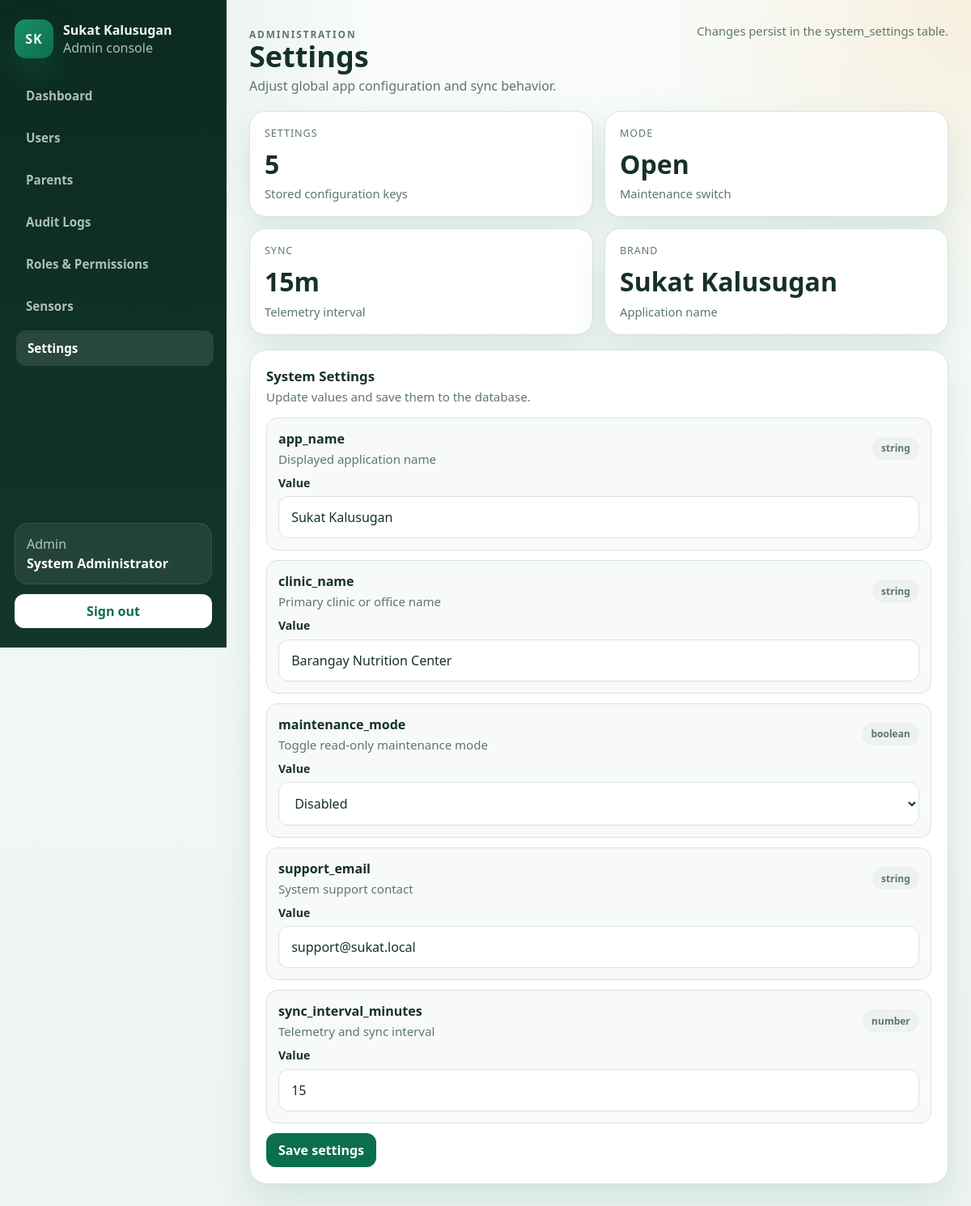
Screenshot of /admin/settings.php (signed in) with the database file from the repository.
### tables this page shows
CREATE TABLE IF NOT EXISTS system_settings (
    id              INT UNSIGNED AUTO_INCREMENT PRIMARY KEY,
    setting_key     VARCHAR(100) NOT NULL UNIQUE,
    setting_value   TEXT NOT NULL,
    value_type      ENUM('string','number','boolean','json') NOT NULL DEFAULT 'string',
    description     VARCHAR(255) NULL,
    updated_at      TIMESTAMP DEFAULT CURRENT_TIMESTAMP ON UPDATE CURRENT_TIMESTAMP
);

### public_html/includes/auth_middleware.php (called while the page is built, shortened)
<?php
function app_base_path(): string
{
    $scriptName = str_replace('\\', '/', (string)($_SERVER['SCRIPT_NAME'] ?? ''));
    $routeMarkers = ['/api/', '/admin/', '/nutritionist/', '/parent/', '/kiosk/', '/auth/'];
    foreach ($routeMarkers as $marker) {
        $position = strpos($scriptName, $marker);
        if ($position !== false) {
            return rtrim(substr($scriptName, 0, $position), '/');
        }
    }
    return rtrim(dirname($scriptName), '/');
}
function app_url(string $path = ''): string
{
    $basePath = app_base_path();
    $normalizedPath = '/' . ltrim($path, '/');
    if ($basePath === '' || $basePath === '/') {
        return $normalizedPath;
    }
    return $basePath . $normalizedPath;
}
function current_user(): ?array
{
    return $_SESSION['auth'];
}

### public_html/admin/settings.php (the view, shortened to what this page needs)
<?php
require_once __DIR__ . '/../includes/admin_helpers.php';
$settings = admin_fetch_all('SELECT setting_key, setting_value, value_type, description FROM system_settings ORDER BY setting_key ASC');
$settingMap = [];
foreach ($settings as $setting) {
    $settingMap[$setting['setting_key']] = $setting;
}
$actions = '<div class="admin-muted-block">Changes persist in the system_settings table.</div>';
admin_layout_start('Settings', 'Adjust global app configuration and sync behavior.', 'settings', $actions);
?>
<section class="admin-grid-cards">
    <article class="admin-card">
        <div class="admin-stat-label">Settings</div>
        <div class="admin-stat-value"><?php echo count($settings); ?></div>
        <div class="admin-stat-note">Stored configuration keys</div>
    </article>
    <article class="admin-card">
        <div class="admin-stat-label">Mode</div>
        <div class="admin-stat-value"><?php echo (($settingMap['maintenance_mode']['setting_value'] ?? '0') === '1') ? 'Locked' : 'Open'; ?></div>
        <div class="admin-stat-note">Maintenance switch</div>
    </article>
    <article class="admin-card">
        <div class="admin-stat-label">Sync</div>
        <div class="admin-stat-value"><?php echo admin_e((string)($settingMap['sync_interval_minutes']['setting_value'] ?? '15')); ?>m</div>
        <div class="admin-stat-note">Telemetry interval</div>
    </article>
    <article class="admin-card">
        <div class="admin-stat-label">Brand</div>
        <div class="admin-stat-value"><?php echo admin_e((string)($settingMap['app_name']['setting_value'] ?? 'App')); ?></div>
        <div class="admin-stat-note">Application name</div>
    </article>
</section>
<section class="admin-section">
    <div class="admin-section-head">
        <div>
            <h2 class="admin-section-title">System Settings</h2>
            <p class="admin-section-subtitle">Update values and save them to the database.</p>
        </div>
    </div>
    <form method="post" class="admin-list">
        <?php foreach ($settings as $setting): ?>
            <?php
            $isBoolean = $setting['value_type'] === 'boolean';
            $isNumber = $setting['value_type'] === 'number';
            ?>
            <div class="admin-check-card">
                <div class="admin-section-head" style="margin-bottom:10px;">
                    <div>
                        <h3 class="admin-section-title" style="font-size:1rem;"><?php echo admin_e($setting['setting_key']); ?></h3>
                        <p class="admin-section-subtitle"><?php echo admin_e($setting['description'] ?? ''); ?></p>
                    </div>
                    <span class="admin-pill is-muted"><?php echo admin_e($setting['value_type']); ?></span>
                </div>
                <label class="admin-field">
                    <span>Value</span>
                    <?php if ($isBoolean): ?>
                        <select name="setting[<?php echo admin_e($setting['setting_key']); ?>]">
                            <option value="0" <?php echo $setting['setting_value'] === '0' ? 'selected' : ''; ?>>Disabled</option>
                        </select>
                    <?php else: ?>
                        <input type="<?php echo $isNumber ? 'number' : 'text'; ?>" name="setting[<?php echo admin_e($setting['setting_key']); ?>]" value="<?php echo admin_e($setting['setting_value']); ?>">
                    <?php endif; ?>
                </label>
            </div>
        <?php endforeach; ?>
        <div>
            <button class="admin-btn" type="submit">Save settings</button>
        </div>
    </form>
</section>
<?php
admin_layout_end();

### public_html/includes/admin_helpers.php (shortened to what this page needs)
<?php
require_once __DIR__ . '/auth_middleware.php';
function admin_e(string $value): string
{
    return htmlspecialchars($value, ENT_QUOTES, 'UTF-8');
}
function admin_nav_items(): array
{
    return [
        ['key' => 'dashboard', 'label' => 'Dashboard', 'href' => app_url('/admin/dashboard.php')],
        ['key' => 'users', 'label' => 'Users', 'href' => app_url('/admin/users.php')],
        ['key' => 'parents', 'label' => 'Parents', 'href' => app_url('/admin/parents.php')],
        ['key' => 'audit_logs', 'label' => 'Audit Logs', 'href' => app_url('/admin/audit_logs.php')],
        ['key' => 'roles_permissions', 'label' => 'Roles & Permissions', 'href' => app_url('/admin/roles_permissions.php')],
        ['key' => 'sensors', 'label' => 'Sensors', 'href' => app_url('/admin/sensors.php')],
        ['key' => 'settings', 'label' => 'Settings', 'href' => app_url('/admin/settings.php')],
    ];
}
function admin_bind_params(mysqli_stmt $stmt, string $types, array &$params): void
{
    if ($types === '' || $params === []) {
        return;
    }
}
function admin_fetch_all(string $sql, string $types = '', array $params = []): array
{
    $conn = get_db_connection();
    $stmt = mysqli_prepare($conn, $sql);
    admin_bind_params($stmt, $types, $params);
    mysqli_stmt_execute($stmt);
    $result = mysqli_stmt_get_result($stmt);
    $rows = [];
    if ($result instanceof mysqli_result) {
        while ($row = mysqli_fetch_assoc($result)) {
            $rows[] = $row;
        }
    }
    return $rows;
}
function admin_layout_start(string $title, string $subtitle, string $activeSection, string $actionsHtml = ''): void
{
    $currentUser = current_user();
    $userName = $currentUser['name'] ?? 'Administrator';
    $userRole = $currentUser['role'] ?? 'admin';
    $navItems = admin_nav_items();
    $logoutUrl = app_url('/api/auth/logout.php');
    echo '<!doctype html>';
    echo '<html lang="en">';
    echo '<head>';
    echo '<link rel="stylesheet" href="' . admin_e(app_url('/assets/css/app.css')) . '">';
    echo '<link rel="stylesheet" href="' . admin_e(app_url('/assets/css/admin.css')) . '">';
    echo '</head>';
    echo '<body class="admin-page">';
    echo '<div class="admin-shell">';
    echo '<aside class="admin-sidebar" data-admin-sidebar>';
    echo '<div class="admin-brand">';
    echo '<div class="admin-brand-mark">SK</div>';
    echo '<div>';
    echo '<div class="admin-brand-name">Sukat Kalusugan</div>';
    echo '<div class="admin-brand-sub">Admin console</div>';
    echo '</div>';
    echo '</div>';
    echo '<nav class="admin-nav">';
    foreach ($navItems as $item) {
        $isActive = $item['key'] === $activeSection ? ' is-active' : '';
        echo '<a class="admin-nav-link' . $isActive . '" href="' . admin_e($item['href']) . '">' . admin_e($item['label']) . '</a>';
    }
    echo '</nav>';
    echo '<div class="admin-sidebar-footer">';
    echo '<div class="admin-session-card">';
    echo '<div class="admin-session-role">' . admin_e(ucfirst($userRole)) . '</div>';
    echo '<div class="admin-session-name">' . admin_e($userName) . '</div>';
    echo '</div>';
    echo '<a class="admin-logout" href="' . admin_e($logoutUrl) . '">Sign out</a>';
    echo '</div>';
    echo '</aside>';
    echo '<div class="admin-main">';
    echo '<header class="admin-topbar">';
    echo '<div class="admin-pagehead">';
    echo '<p class="admin-kicker">Administration</p>';
    echo '<h1>' . admin_e($title) . '</h1>';
    echo '<p>' . admin_e($subtitle) . '</p>';
    echo '</div>';
    echo '<div class="admin-topbar-actions">' . $actionsHtml . '</div>';
    echo '</header>';
    echo '<main class="admin-content">';
}
function admin_layout_end(): void
{
    echo '</main>';
    echo '</div>';
    echo '</div>';
    echo '</body>';
    echo '</html>';
}

### public_html/assets/css/app.css (style rules this page uses)
:root { --bg: #f4f7f5; --surface: #ffffff; --surface-alt: #edf7f1; --border: #d8e4dd; --text: #173126; --muted: #5f766c; --primary: #0b6e4f; --primary-strong: #07513a; --accent: #f2a93b; --error: #c93b3b; --shadow: 0 30px 80px rgba(11, 110, 79, 0.12); --radius-xl: 32px; --radius-lg: 22px; --radius-md: 14px; --radius-sm: 10px; --font-display: "Trebuchet MS", "Segoe UI", sans-serif; --font-body: "Segoe UI", "Helvetica Neue", Arial, sans-serif; }
* { box-sizing: border-box; }
html, body { margin: 0; min-height: 100%; }
body { font-family: var(--font-body); color: var(--text); background: radial-gradient( circle at top left, rgba(11, 110, 79, 0.16), transparent 34% ), radial-gradient( circle at right 20%, rgba(242, 169, 59, 0.16), transparent 28% ), linear-gradient(180deg, #f7faf8 0%, var(--bg) 100%); }
a { color: inherit; }
button, input, textarea, select { font: inherit; }

### rows the page displays
system_settings: setting_value "15", setting_key "sync_interval_minutes", description "Telemetry and sync interval", value_type "number"
system_settings: setting_value "Sukat Kalusugan", setting_key "app_name", description "Displayed application name", value_type "string"
system_settings: setting_key "clinic_name", description "Primary clinic or office name", value_type "string", setting_value "Barangay Nutrition Center"
system_settings: setting_key "maintenance_mode", description "Toggle read-only maintenance mode", value_type "boolean", setting_value+setting_key "Disabled"
system_settings: setting_key "support_email", description "System support contact", value_type "string", setting_value "support@sukat.local"

### other values shown
admin_e($item['label']) "Dashboard"
admin_e($item['label']) "Users"
admin_e($item['label']) "Parents"
admin_e($item['label']) "Audit Logs"
admin_e($item['label']) "Roles & Permissions"
admin_e($item['label']) "Sensors"
admin_e($item['label']) "Settings"
admin_e(ucfirst($userRole)) "Admin"
admin_e($userName) "System Administrator"
admin_e($title) "Settings"
admin_e($subtitle) "Adjust global app configuration and sync behavior."
count($settings) "5"
